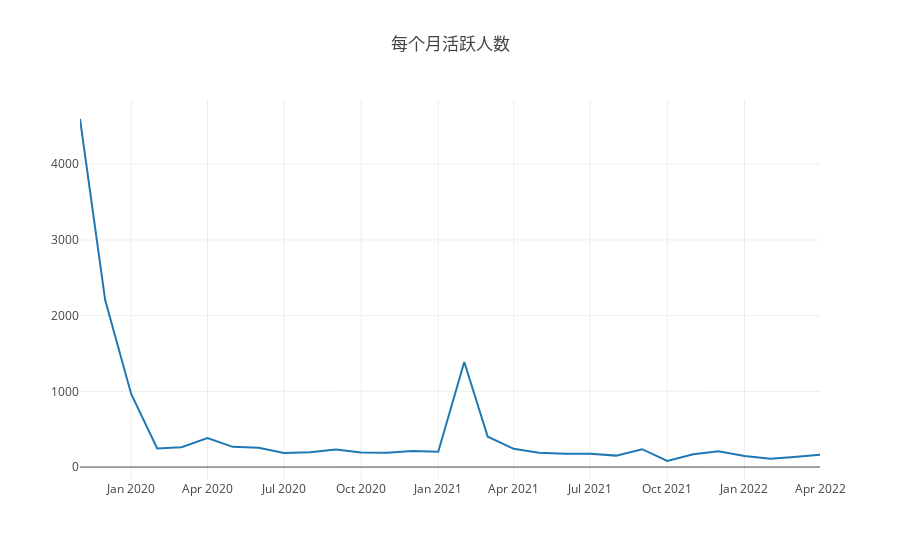

Here is the notebook cell this chart was saved with:
### Code cell
// 绘图
for(let i = 0; i < res_active.length-1; i++){
    for(let j = 0; j <res_active.length-1; j++){
        var d1 = new Date(res_active[j]['Time']);
        var d2 = new Date(res_active[j+1]['Time']);
        if(d1>d2){
            var current = res_active[j]
            res_active[j] = res_active[j+1]
            res_active[j+1] = current
        }
    }
}

var x_axis = []
var y_axis = []
for (var y_index=0 ;y_index<res_active.length;y_index++){
        x_axis.push(res_active[y_index]['Time']);
        y_axis.push(res_active[y_index]['Amount']);
        
    }


var table_data = [];
for (var t = 0;t<x_axis.length;t++){
    table_data.push({'Date':x_axis[t],'不同开发者总数':y_axis[t]});
}
console.table(table_data);

openDigger.render.plotly([
     {x: x_axis, y: y_axis}
    ], {title: `每个月活跃人数`});

### Figure 1 — Plotly figure (JSON) as saved in the notebook; plotly's stock layout.template omitted (floating-point values rounded to 4 significant figures)
{"data": [{"x": ["2019-11", "2019-12", "2020-01", "2020-02", "2020-03", "2020-04", "2020-05", "2020-06", "2020-07", "2020-08", "2020-09", "2020-10", "2020-11", "2020-12", "2021-01", "2021-02", "2021-03", "2021-04", "2021-05", "2021-06", "2021-07", "2021-08", "2021-09", "2021-10", "2021-11", "2021-12", "2022-01", "2022-02", "2022-03", "2022-04"], "y": ["4597", "2205", "965", "245", "261", "383", "267", "256", "187", "195", "233", "193", "190", "213", "201", "1387", "401", "241", "189", "175", "175", "151", "236", "80", "170", "210", "147", "110", "132", "164"]}], "layout": {"autosize": true, "title": {"text": "每个月活跃人数"}, "xaxis": {"autorange": true, "range": ["2019-11-01", "2022-04-01"], "type": "date"}, "yaxis": {"autorange": true, "range": [-170.9, 4848.0], "type": "linear"}}}
